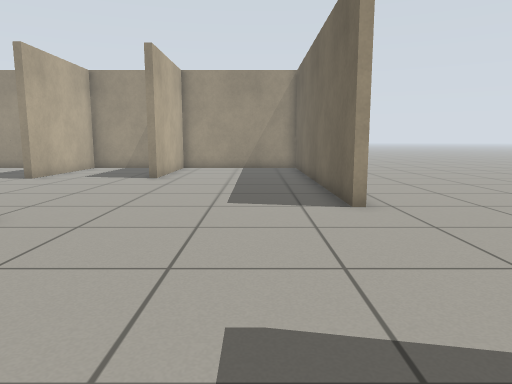
view 1 (above)

16 first-person views from a walk through a Gazebo world. The camera is 0.72 m above the floor, tilts 8° down and sees 70° across. The floor is counted in squares, 0.5 m on a side. Each view is taken from the middle of a square. On the plan, view 1 faces up. The plan holds only what a view shows up to about 16 squares ahead; the rest is blank. Robots are left out.

view 2
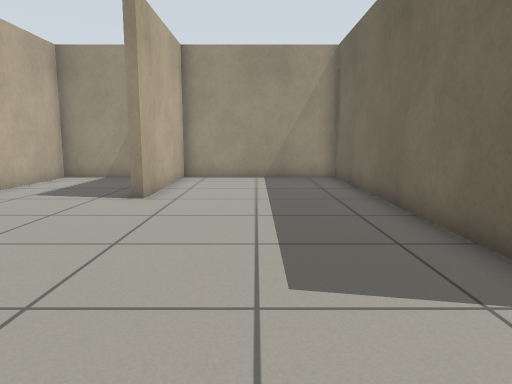

view 3
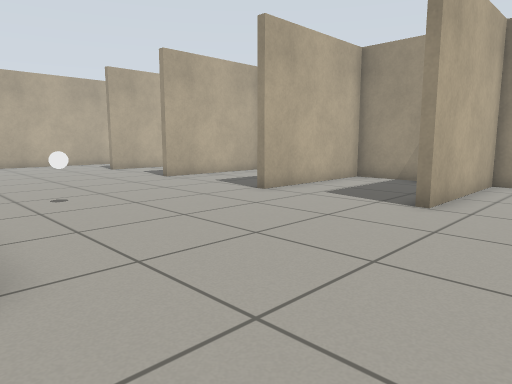

view 4
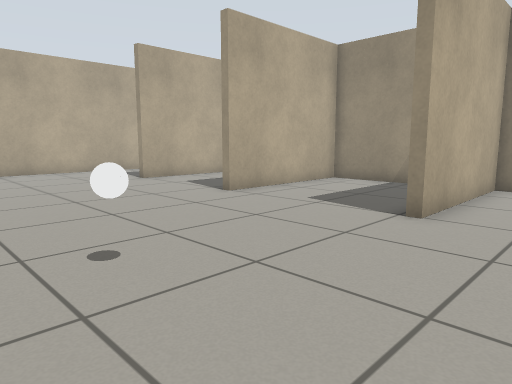

view 5
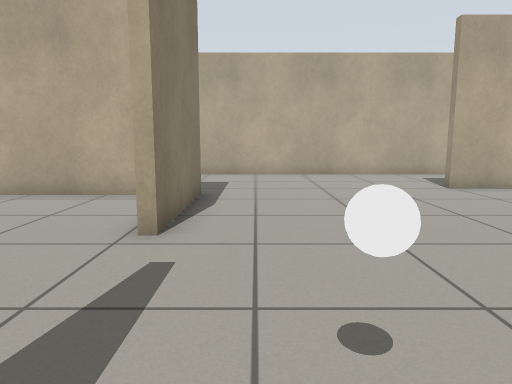

view 6
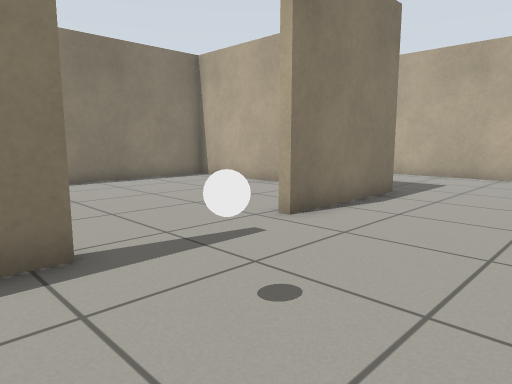

view 7
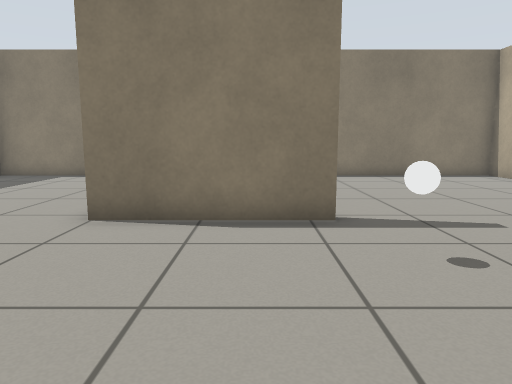

view 8
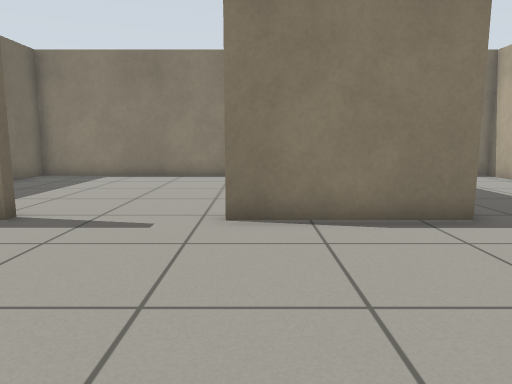

view 9
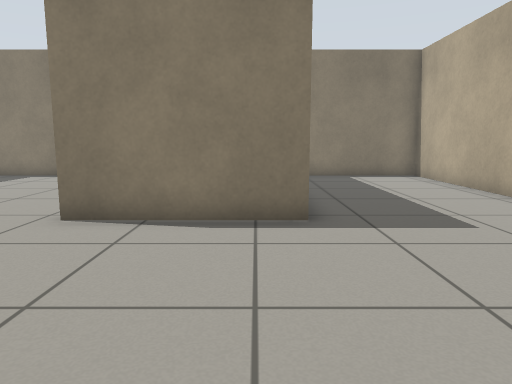

view 10
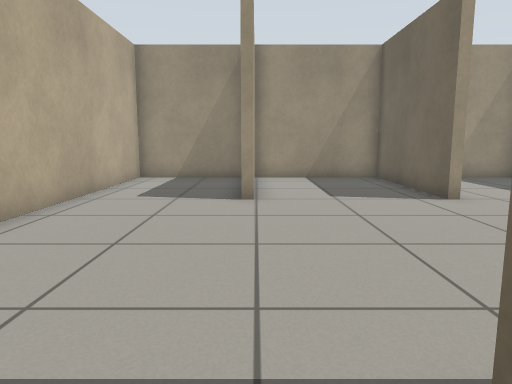

view 11
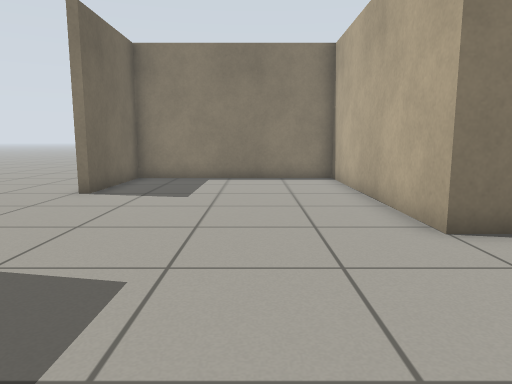

view 12
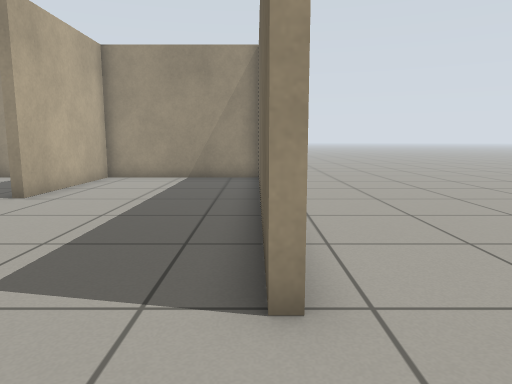

view 13
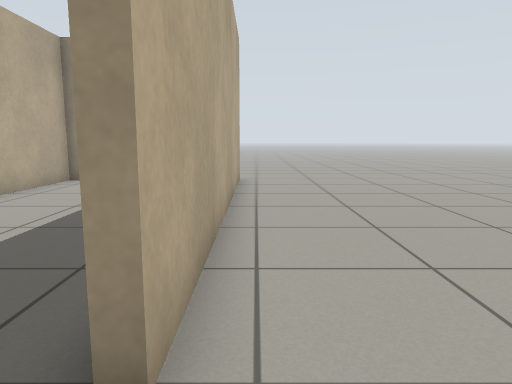

view 14
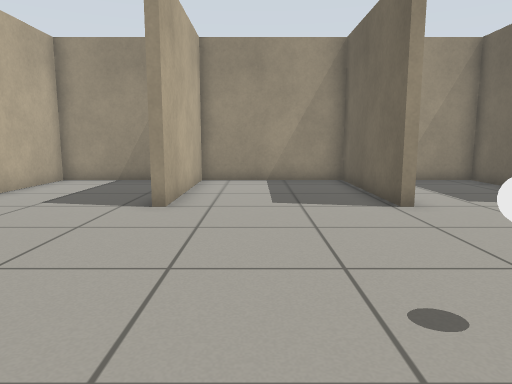

view 15
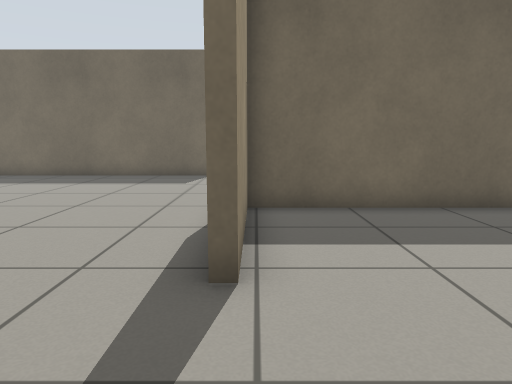

view 16
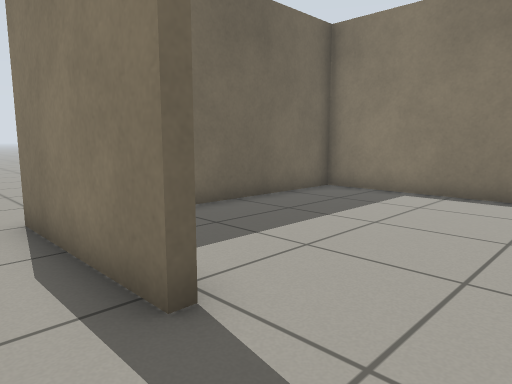

### Floor plan
Points are (right, up) in squares from view 1. A wall is a line through its corners. A room is listed if a view was taken in it or the views show most of it. See-through windows are left out.
Room 1 (views 1, 2, 3, 4, 5, 6, 7, 8, 9, 10, 11, 12, 13, 14, 15, 16)
walls: (-9.5, 6.5) (-5, 6.5) (-5, -2.1) (2.5, -2.1) (2.5, 2.1); (-8.8, 13.9) (-8.8, 19.3) (-14, 19.3) (-14, 13.9) (-14.3, 13.9) (-14.3, 19.3) (-19.1, 19.3) (-19.1, 13.9); (-4.1, 17.1) (-4.1, 19.3) (-8.5, 19.3) (-8.5, 13.9); (-18, 6.5) (-13.4, 6.5); (-19.5, 19.3) (-23.6, 19.3) (-23.6, -2.1) (-19.1, -2.1); (2.4, 19.5) (2.4, 7.9) (2.1, 7.9) (2.1, 19.3) (-3.8, 19.3) (-3.8, 14)
ways out: opening at (-11.5, 6) to room 2
objects: white ball (-10, 9)
Room 2 (no view inside)
walls: (-17.7, 4.9) (-17.7, -2.1) (-5.2, -2.1) (-5.2, 6.2) (-9.5, 6.2)
ways out: opening at (-11.5, 6) to room 1

Where each view was taken, in squares from view 1:
view 1: 0 up, 0 right, facing up
view 2: 5 up, 1 left, facing up
view 3: 6 up, 1 left, facing up-left
view 4: 7 up, 6 left, facing up-left
view 5: 8 up, 8 left, facing left
view 6: 11 up, 8 left, facing down-left
view 7: 13 up, 8 left, facing down
view 8: 13 up, 14 left, facing down
view 9: 13 up, 17 left, facing down
view 10: 5 up, 19 left, facing up
view 11: 12 up, 2 left, facing down
view 12: 5 up, 2 right, facing up
view 13: 6 up, 3 right, facing up
view 14: 6 up, 12 left, facing up
view 15: 6 up, 13 left, facing right
view 16: 8 up, 12 left, facing down-right
